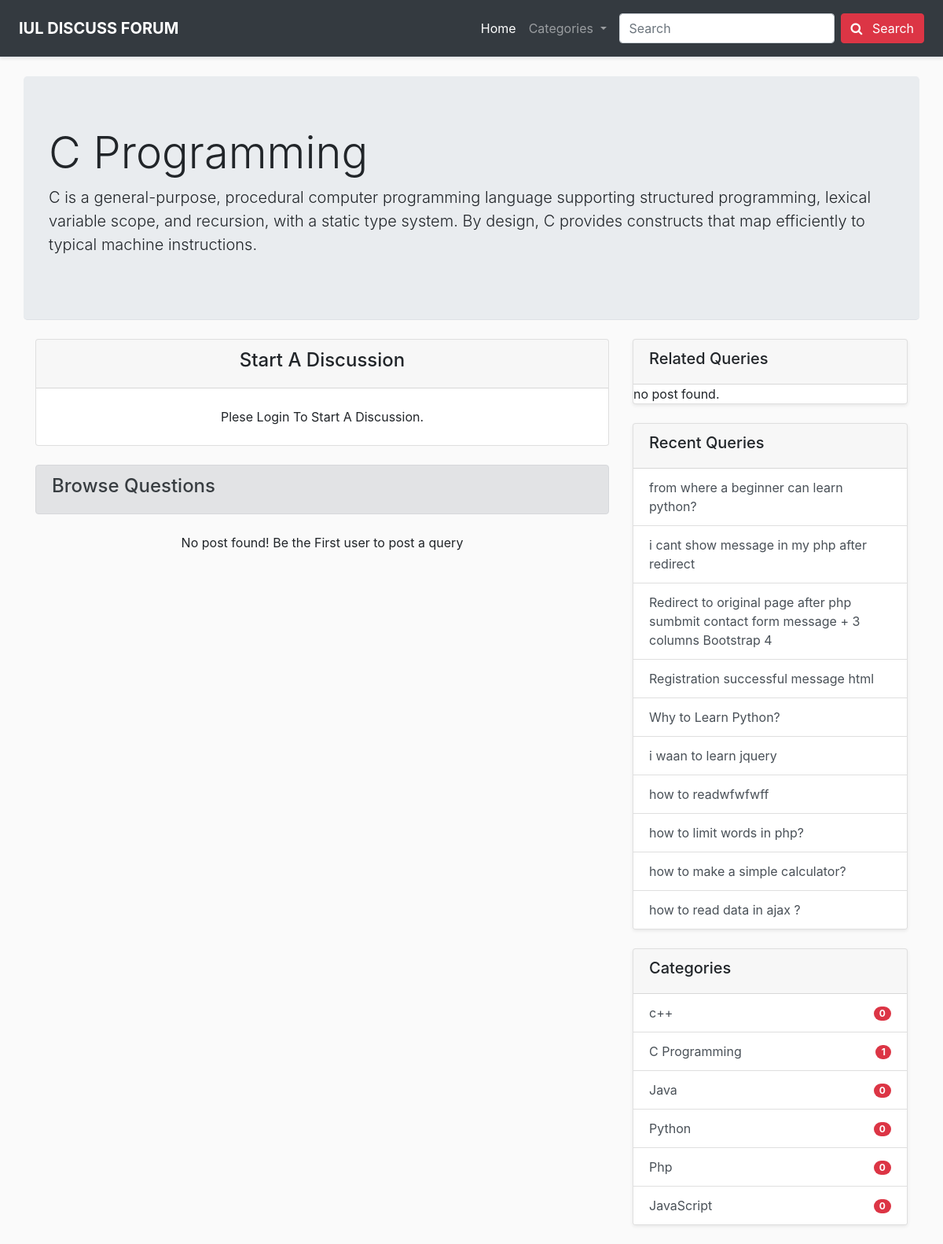
Page /thread_category.php?category_name=C Programming on the committed database.
### tables this page shows
CREATE TABLE `categories` (
  `category_id` int(255) NOT NULL,
  `category_name` varchar(255) NOT NULL,
  `category_description` text NOT NULL,
  `no_of_post` int(255) NOT NULL,
  `category_datetime` datetime NOT NULL DEFAULT current_timestamp()
);

CREATE TABLE `threads` (
  `thread_id` int(255) NOT NULL,
  `thread_title` text NOT NULL,
  `thread_description` longtext NOT NULL,
  `thread_category_name` varchar(255) NOT NULL,
  `thread_username` varchar(255) NOT NULL,
  `thread_datetime` datetime NOT NULL DEFAULT current_timestamp()
);

### thread_category.php (the view, shortened to what this page needs)
<?php include 'header.php'; ?>
<div class="container my-4 jumbotron  border-bottom">
    <?php
    include 'db_connect.php';
    $thread_category_name = $_GET["category_name"];
    $sql = "SELECT * FROM `categories` WHERE `category_name` = '$thread_category_name'";
    $result = mysqli_query($conn, $sql);
    while ($row = mysqli_fetch_assoc($result)) {
        echo '<h1 class="display-4 ">' . $row['category_name'] . '</h1>
                <p class="lead">' . $row['category_description'] . '</p>';
    }
        ?>
</div>
<div class="container">
    <div class="row">
        <div class="col-sm-8">
            <div class="card">
                <div class="card-header">
                    <h4 class="text-center">Start A Discussion</h4>
                </div>
                <?php
                if (isset($_SESSION['username']) && $_SESSION['loggedin'] == true) {
                    echo ' <div class="card-body">
                        <form action="' . $_SERVER['REQUEST_URI'] . '" method="post">
                            <div class="form-group">
                                <label for="thread_title">Title</label>
                                <input type="text" class="form-control" id="thread_title" name="thread_title"
                                    aria-describedby="emailHelp">
                            </div>
                            <div class="form-group">
                                <label for="thread_description">Description</label>
                                <textarea class="form-control" name="thread_description" id="thread_description" rows="5"></textarea>
                            </div>
                            <button type="submit" name="submitDiscussion" class="btn btn-danger">Add Query</button>
                        </form>
                    </div>';
                } else {
                    echo ' <p class="text-center my-4">Plese Login To Start A Discussion.</p>';
                }
                ?>
            </div>
            <div class="alert alert-secondary my-4" role="alert">
                <h4>Browse Questions</h4>
            </div>
            <div class="latest-queries my-4">
                <?php
                include 'db_connect.php';
                $thread_category_name = $_GET["category_name"];
                $sql = "SELECT * FROM `threads` WHERE `thread_category_name` = '$thread_category_name'
                ORDER BY `thread_id` DESC";
                $result = mysqli_query($conn, $sql);
                if ($num = mysqli_num_rows($result) > 0) {
                    while ($row = mysqli_fetch_assoc($result)) {
                        $db_date = $row['thread_datetime'];
                        $date = new DateTime($db_date);
                        echo '
               <div class="card my-4">
                <div class="card-body">
                    <h5 class="card-title"><a href="read_thread.php?thread_title=' . $row['thread_title'] . '">' . $row['thread_title'] . '</a></h5>
                    <p class="card-text text-secondary">' . $row['thread_description'] . '</p>
                </div>
                <div class="card-footer text-muted">
                <div class="post-information  py-0">
                        <span>
                        <i class="fa fa-tags " aria-hidden="true"></i>
                        <a href="thread_category.php?category_name=' . $row['thread_category_name'] . '">' . $row['thread_category_name'] . '</a>
                         <i class="fa fa-calendar ml-3" aria-hidden="true"></i> ' . date_format($date, 'd/m/Y') . '
                        </span>
                      <p class="float-right">' . $row['thread_username'] . '</p>
                </div>
                </div>
              </div>
              ';
                    }
                } else {
                    echo '<p class="text-center">No post found! Be the First user to post a query </p>';
                }
                ?>
            </div>
        </div>
        <div class="col-sm-4">
            <div class="related Queries mb-4">
                <div class="card shadow-sm">
                    <div class="card-header">
                        <h5>Related Queries</h5>
                    </div>
                    <ul class="list-group list-group-flush">
                    <?php
                        include 'db_connect.php';
                        $thread_category_name = $_GET["category_name"];
                        $sql = "SELECT * FROM `threads` WHERE `thread_category_name` = '$thread_category_name'
                        ORDER BY `thread_id` DESC";
                        $result = mysqli_query($conn, $sql);
                        if ($num = mysqli_num_rows($result) > 0) {
                            while ($row = mysqli_fetch_assoc($result)) {
                                echo '<a href="read_thread.php?thread_title='.$row['thread_title'].'" class="list-group-item list-group-item-action">'.$row['thread_title'].'</a>';
                                    }
                                }else{
                                    echo "no post found.";
                                }
                    ?>
                    </ul>
                </div>
            </div>
        <div class="recent-sidebar mb-4">
            <?php
                include 'recent-sidebar.php';
                ?>
        </div>
        <div class="category-sidebar">
            <?php include 'category-sidebar.php'; ?>
        </div>
    </div>
</div>
</div>

### recent-sidebar.php
<div class="recent-post mb-4">
    <div class="card shadow-sm" >
        <div class="card-header">
            <h5> Recent Queries</h5>
        </div>
        <ul class="list-group list-group-flush">
        <?php
            include 'db_connect.php';
            $limit = 10;
            $sql = "SELECT * FROM `threads`  ORDER BY `thread_id` DESC  LIMIT $limit";
            $result = mysqli_query($conn,$sql);
            if($num = mysqli_num_rows($result) > 0){
                while($row = mysqli_fetch_assoc($result)){
          echo '<a href="read_thread.php?thread_title='.$row['thread_title'].'" class="list-group-item list-group-item-action">'.$row['thread_title'].'</a>';
                }
            }else{
                echo "no post found.";
            }
           ?>
        </ul>
    </div>
</div>

### category-sidebar.php
<div class="sidebar mb-4">
    <div class="card shadow-sm">
        <div class="card-header">
            <h5>Categories</h5>
        </div>
        <ul class="list-group list-group-flush categories" >
        <?php
         include 'db_connect.php';
         $sql = "SELECT * FROM `categories`";
         $result = mysqli_query($conn,$sql);
         $num = mysqli_num_rows($result);
         if($num > 0){
                 while($row = mysqli_fetch_assoc($result)){
           echo  '<a href="thread_category.php?category_name='.$row['category_name'].'" class="list-group-item list-group-item-action">'.$row['category_name'].'<span class="badge badge-danger badge-pill float-right mt-1">'.$row['no_of_post'].'</span></a>';
           ?>
            <?php
             }
            }else{
                echo "no category found";
            }
            ?>
        </ul>
    </div>
</div>

### header.php (style rules this page uses)
* { margin: 0px; padding: 0px; box-sizing: border-box; }
body { background-color: #FAFAFA; }
a { color: black; }

### rows in the picture
categories: category_name "C Programming", category_description "C is a general-purpose, procedural computer programming language supporting structured programming, lexical variable scope, and recursion, with a static type system. By design, C provides constructs that map efficiently to typical machine instructions.", no_of_post "1"
threads: thread_title "from where a beginner can learn python?"
threads: thread_title "i cant show message in my php after redirect"
threads: thread_title "Redirect to original page after php sumbmit contact form message + 3 columns Bootstrap 4"
threads: thread_title "Registration successful message html"
threads: thread_title "Why to Learn Python?"
threads: thread_title "i waan to learn jquery"
threads: thread_title "how to readwfwfwff"
threads: thread_title "how to limit words in php?"
threads: thread_title "how to make a simple calculator?"
threads: thread_title "how to read data in ajax ?"
categories: category_name "c++", no_of_post "0"
categories: category_name "Java", no_of_post "0"
categories: category_name "Python", no_of_post "0"
categories: category_name "Php", no_of_post "0"
categories: category_name "JavaScript", no_of_post "0"
